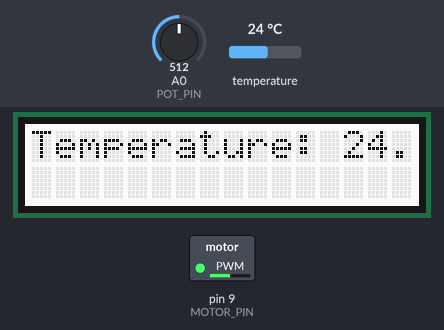
A sketch run on a simulated Arduino Uno, built with avr-gcc and run on an emulated ATmega328P. Parts: 16×2 character LCD, switched loads named in the sketch (green lamp = pin HIGH). The inputs (shaded band) are chosen by the test bench; at power-on: temperature 24 °C, A0 (POT_PIN) = 512. What the sketch prints to the serial monitor is not drawn.

Above: at 1.2 s.
1.3 s: temperature set to 17 °C
At 3.3 s:
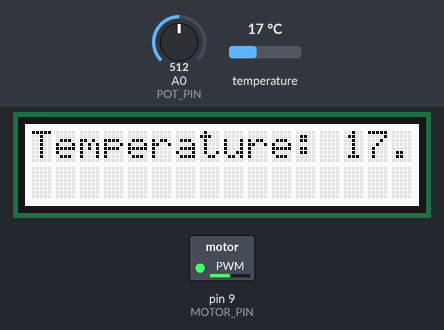
3.6 s: temperature set to 14 °C
At 4.6 s:
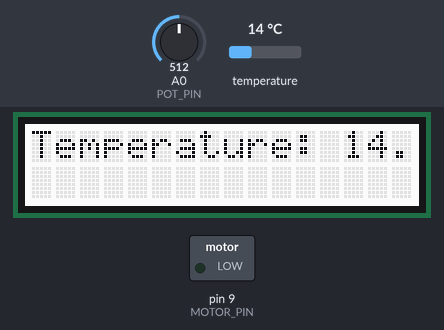
5.6 s: temperature set to 12 °C
At 6.8 s:
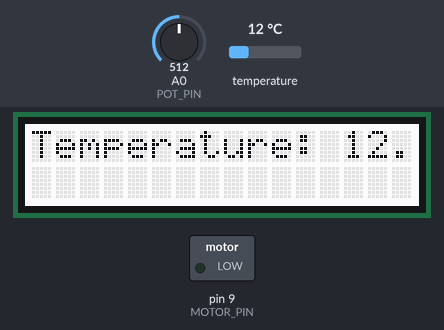
Timing chart, 0 to 8.6 s (numbered marks = the images above; inputs shaded):
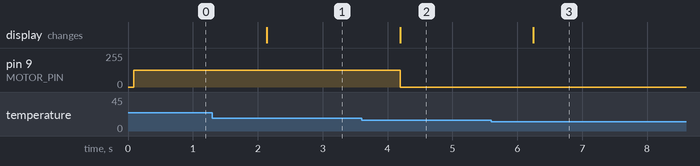

The sketch:

temperaturecontrolled_fan_code.ino
```cpp
#include <Wire.h>
#include <rgb_lcd.h>
#include <Adafruit_Sensor.h>
#include <DHT.h>
#include <DHT_U.h>

#define DHTPIN 2
#define DHTTYPE DHT11  // Set this to the type of DHT sensor you are using
#define MOTOR_PIN 9
#define POT_PIN A0

DHT_Unified dht(DHTPIN, DHTTYPE);
rgb_lcd lcd;

void setup() {
  Serial.begin(9600);
  // Initializing device.
  dht.begin();
  sensor_t sensor;
  dht.temperature().getSensor(&sensor);
  lcd.begin(16, 2);
  pinMode(MOTOR_PIN, OUTPUT);
}

void loop() {

  int sensorValue = analogRead(POT_PIN);
  int motorSpeed = map(sensorValue, 0, 1023, 0, 255);

   sensors_event_t event;
  dht.temperature().getEvent(&event);

  lcd.clear();
  lcd.setCursor(0, 0);
  lcd.print(F("Temperature: "));
  lcd.print(event.temperature);
  lcd.print(F("°C"));

  if (event.temperature > 15) {
       analogWrite(MOTOR_PIN, motorSpeed);
       Serial.println("Fan is on");
       Serial.println("Speed of the motor " + String(motorSpeed));
  } else {
    analogWrite(MOTOR_PIN, 0);
    Serial.println("Fan is off");
    Serial.println("the speed of the motor is " + String(motorSpeed));
  }

  delay(1000);
}
```

Measured:
- the behaviour switches between 16 and 15 °C on temperature (found by bisection; images 1 and 2)
- after the input at 1.3 s, the display: changes after 0.84 s (image 1)
- after the input at 3.6 s, pin 9 (MOTOR_PIN): 127/255 → 0/255 after 0.59 s; the display: changes after 0.59 s (image 2)
- after the input at 5.6 s, the display: changes after 0.65 s (image 3)
